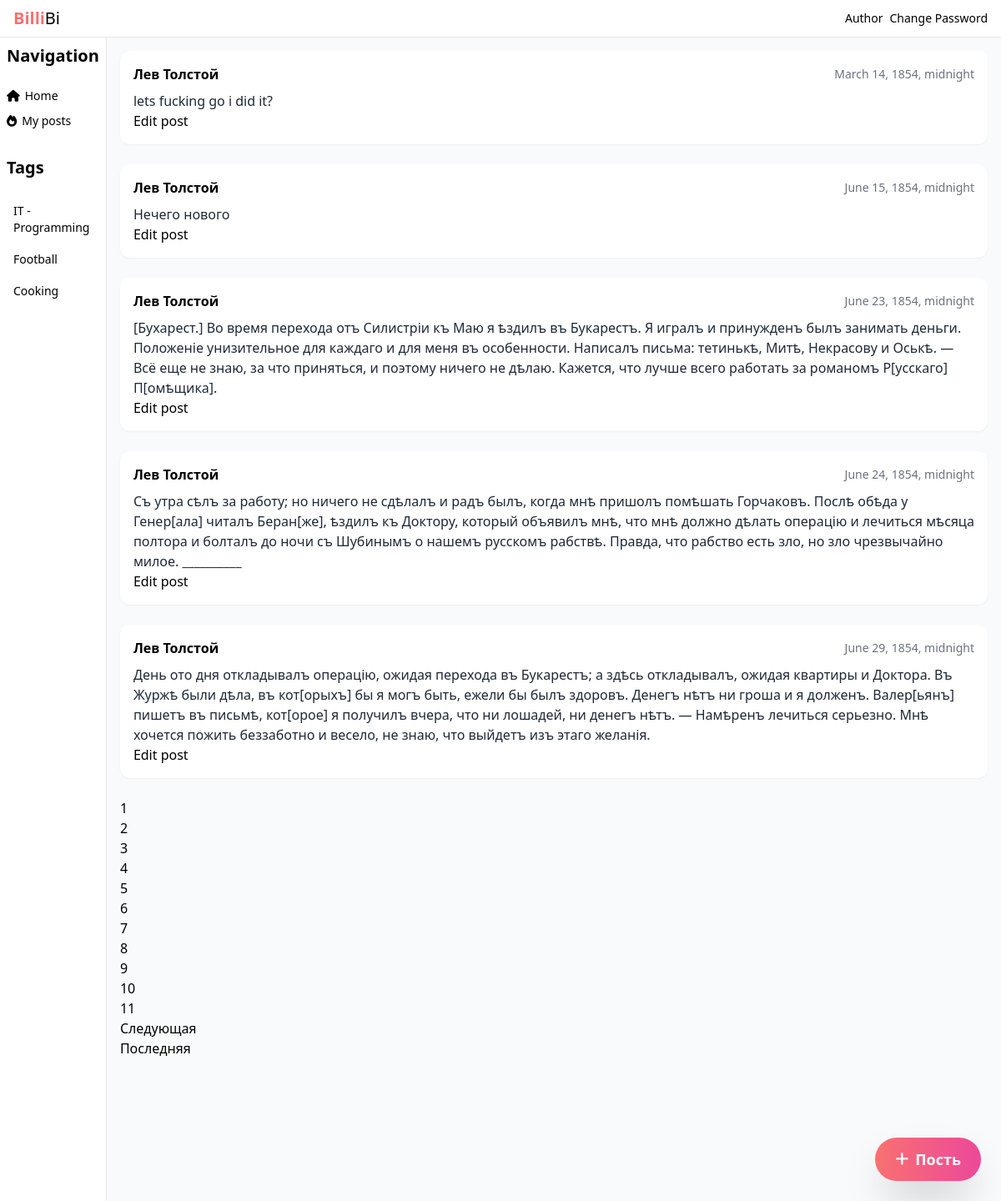
Screenshot of / (signed in) with the database file from the repository.
### posts/models.py (models this page shows, shortened)
class Post(models.Model):
    text = models.TextField()
    pub_date = models.DateTimeField(auto_now_add=True)
    author = models.ForeignKey(
        User,
        on_delete=models.CASCADE,
        related_name='posts'
    )
    group = models.ForeignKey(
        "Group",
        on_delete=models.SET_NULL,
        blank=True,
        null=True
    )

### posts/views.py (the view)
    def check_user(request, *args, **kwargs,):
        if request.user.is_authenticated:
            return func(request, *args, **kwargs)
        return redirect('/auth/login/')

### posts/views.py (called while the page is built)
def authorized_only(func):
    def check_user(request, *args, **kwargs,):
        if request.user.is_authenticated:
            return func(request, *args, **kwargs)
        return redirect('/auth/login/')
    return check_user

@authorized_only
def index(request):
        posts = Post.objects.all()
        paginator = Paginator(posts, 5)
        page_number = request.GET.get('page')
        page_obj = paginator.get_page(page_number)
        context = {
            'page_obj': page_obj,
        }
        return render(request, 'posts/index.html', context,)

### posts/templates/posts/index.html (shortened to what this page needs)
{% load static %}
<!DOCTYPE html>
<html lang="en">
<head>
  <script src="https://cdn.tailwindcss.com"></script>
  <link rel="stylesheet" href="https://cdnjs.cloudflare.com/ajax/libs/font-awesome/6.7.2/css/all.min.css"/>
</head>
<body class="bg-gray-50">
  <header class="px-4 py-2 flex items-center justify-between border-b bg-white">
    <div class="flex items-center gap-2">
      <a href="{% url 'index' %}"><h1 class="text-xl"><span class="text-red-400 font-bold">Billi</span>Bi</h1></a>
    </div>
    <div class="flex items-center gap-2 text-sm">
      Author {{ user_name }}
        <a href="{% url 'users:password_change_form' %}">Change Password</a>
    </div>
  </header>
  <div class="flex">
    <aside id="sidebar" class="px-2 py-2 flex-col gap-2 text-center text-lg border-r w-64 h-screen bg-white hidden md:flex">
      <h1 class="text-xl text-left font-bold mb-4">Navigation</h1>
      <div class="flex flex-col gap-2.5">
        <a href="{% url 'index' %}" class="flex items-center gap-1.5 text-sm hover:text-red-500"><i class="fa-solid fa-home"></i>Home</a>
        <a href="#" class="flex items-center gap-1.5 text-sm hover:text-red-500"><i class="fa-solid fa-fire"></i>My posts</a>
      </div>
      <h1 class="text-xl text-left font-bold mb-4 mt-6">Tags</h1>
      <div class="flex flex-col gap-2.5">
        <a href="{% url 'group_post' slug='IT' %}" class="transition-all duration-300 px-2 py-1 rounded-sm hover:bg-gray-100 text-left text-sm">IT - Programming {{ count_posts_it }}</a>
        <a href="{% url 'group_post' slug='Sport' %}" class="transition-all duration-300 px-2 py-1 rounded-sm hover:bg-gray-100 text-left text-sm">Football {{ count_posts_it }}</a>
        <a href="#" class="transition-all duration-300 px-2 py-1 rounded-sm hover:bg-gray-100 text-left text-sm">Cooking</a>
      </div>
    </aside>
    <main class="grow p-4">
    {% block content %}
      {% for post in page_obj %}
        <article class="bg-white p-4 rounded-xl shadow-sm mb-6">
          <div class="flex justify-between items-center mb-2">
            <span class="font-semibold">{{ post.author.get_full_name }}</span>
            <span class="text-gray-500 text-sm">{{ post.pub_date }}</span>
          </div>
          <p class="text-gray-800">{{ post.text }}</p>
          <a href="{{ post.id }}/edit/">Edit post</a>
        </article>
      {% empty %}
        <p>No posts available.</p>
      {% endfor %}
      {% if page_obj.has_other_pages %}
<nav aria-label="Page navigation" class="my-5">
  <ul class="pagination">
    {% for i in page_obj.paginator.page_range %}
        {% if page_obj.number == i %}
              <li class="page-item active">
                <span class="page-link">{{ i }}</span>
              </li>
            {% else %}
              <li class="page-item">
                <a class="page-link" href="?page={{ i }}">{{ i }}</a>
              </li>
            {% endif %}
        {% endfor %}
        {% if page_obj.has_next %}
          <li class="page-item">
            <a class="page-link" href="?page={{ page_obj.next_page_number }}">
              Следующая
            </a>
          </li>
          <li class="page-item">
            <a class="page-link" href="?page={{ page_obj.paginator.num_pages }}">
              Последняя
            </a>
          </li>
        {% endif %}
      </ul>
    </nav>
    {% endif %}
    {% endblock %}
  <a href="{% url 'post_create' %}"
  class="fixed bottom-6 right-6 bg-gradient-to-r from-red-400 to-pink-500 hover:from-red-500 hover:to-pink-600 text-white font-bold py-3 px-6 rounded-full shadow-2xl text-lg flex items-center gap-2 transition-all duration-300">
  <i class="fa-solid fa-plus"></i> Пость
  </a>
    </main>
  </div>
</body>
</html>

### rows the page displays
Post: author.get_full_name "Лев Толстой", pub_date "March 14, 1854, midnight", text "lets fucking go i did it?"
Post: author.get_full_name "Лев Толстой", pub_date "June 15, 1854, midnight", text "Нечего нового"
Post: author.get_full_name "Лев Толстой", pub_date "June 23, 1854, midnight", text "[Бухарест.] Во время перехода отъ Силистріи къ Маю я ѣздилъ въ Букарестъ. Я игралъ и принужденъ былъ занимать деньги. Положеніе унизительное для каждаго и для меня въ особенности. Написалъ письма: тетинькѣ, Митѣ, Некрасову и Оськѣ. — Всё еще не знаю, за что приняться, и поэтому ничего не дѣлаю. Кажется, что лучше всего работать за романомъ Р[усскаго] П[омѣщика]."
Post: author.get_full_name "Лев Толстой", pub_date "June 24, 1854, midnight", text "Съ утра сѣлъ за работу; но ничего не сдѣлалъ и радъ былъ, когда мнѣ пришолъ помѣшать Горчаковъ. Послѣ обѣда у Генер[ала] читалъ Беран[же], ѣздилъ къ Доктору, который объявилъ мнѣ, что мнѣ должно дѣлать операцію и лечиться мѣсяца полтора и болталъ до ночи съ Шубинымъ о нашемъ русскомъ рабствѣ. Правда, что рабство есть зло, но зло чрезвычайно милое. __________"
Post: author.get_full_name "Лев Толстой", pub_date "June 29, 1854, midnight", text "День ото дня откладывалъ операцію, ожидая перехода въ Букарестъ; a здѣсь откладывалъ, ожидая квартиры и Доктора. Въ Журжѣ были дѣла, въ кот[орыхъ] бы я могъ быть, ежели бы былъ здоровъ. Денегъ нѣтъ ни гроша и я долженъ. Валер[ьянъ] пишетъ въ письмѣ, кот[орое] я получилъ вчера, что ни лошадей, ни денегъ нѣтъ. — Намѣренъ лечиться серьезно. Мнѣ хочется пожить беззаботно и весело, не знаю, что выйдетъ изъ этаго желанія."

### other values shown
{{ i }} "1"
{{ i }} "2" "3" "4" "5" "6" "7" "8" "9" "10" "11"
